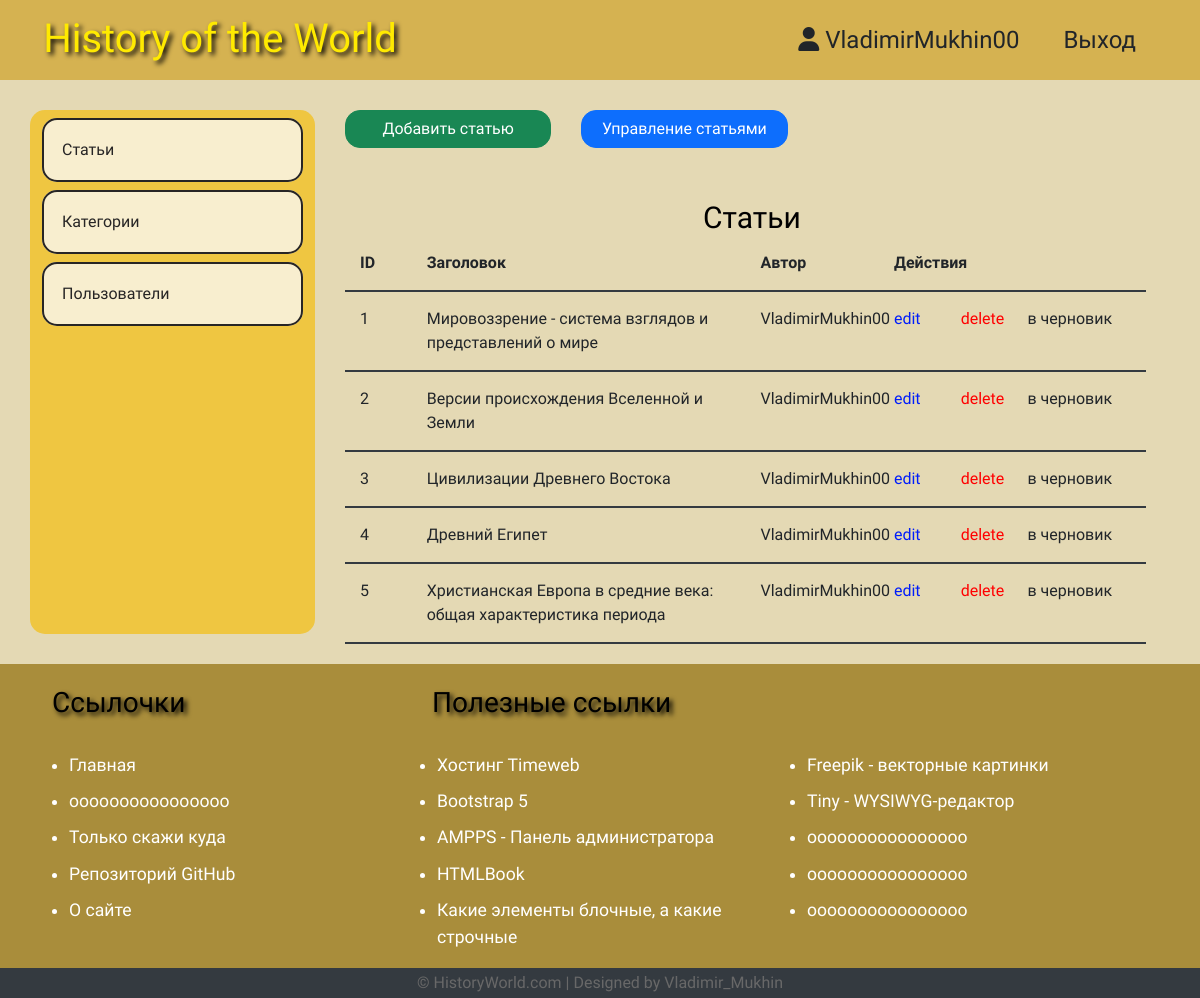
Page /admin/posts/index.php (signed in) on the committed database.
### tables this page shows
CREATE TABLE `posts` (
  `id` int NOT NULL,
  `id_user` int NOT NULL,
  `title` varchar(255) NOT NULL,
  `img` varchar(255) NOT NULL,
  `content` text NOT NULL,
  `status` tinyint NOT NULL,
  `id_category` int DEFAULT NULL,
  `created_date` datetime NOT NULL DEFAULT CURRENT_TIMESTAMP
);

CREATE TABLE `users` (
  `id` int NOT NULL,
  `admin` tinyint NOT NULL,
  `username` varchar(255) NOT NULL,
  `email` varchar(255) NOT NULL,
  `password` varchar(255) NOT NULL,
  `created` timestamp NOT NULL DEFAULT CURRENT_TIMESTAMP
);

### app/database/db.php (called while the page is built, shortened)
<?php
require('connect.php');
function dbCheckError($query){
    $errInfo = $query->errorInfo();
    return true;
}
function selectAllFromPostsWithUsers($table1, $table2){
    global $pdo;
    $sql = "SELECT
    t1.id,
    t1.title,
    t1.img,
    t1.content,
    t1.status,
    t1.id_category,
    t1.created_date,
    t2.username
    FROM $table1 AS t1 JOIN $table2 AS t2 ON t1.id_user = t2.id";
    $query = $pdo->prepare($sql);
    $query->execute();
    return $query->fetchAll();
}

### app/controllers/posts.php (called while the page is built, shortened)
<?php
include SITE_ROOT . "/app/database/db.php";
$postsAdm = selectAllFromPostsWithUsers('posts', 'users');

### admin/posts/index.php (the view, shortened to what this page needs)
<?php
        include "../../app/controllers/posts.php";
?>
<!doctype html>
<html lang="ru">
  <head>
    <link href="https://cdn.jsdelivr.net/npm/bootstrap@5.0.1/dist/css/bootstrap.min.css" rel="stylesheet">
    <link rel="stylesheet" href="../../assets/css/admin.css">
  </head>
  <body>
    <?php
    include("../../app/include/header-admin.php");
    ?>
    <div class="container">
        <?php include('../../app/include/sitebar-admin.php'); ?>
            <div class="posts col-9">
                <div class="buttom row">
                    <a href="<?php echo BASE_URL . 'admin/posts/create.php';?>" class="col-3 btn btn-success">Добавить статью</a>
                    <a href="<?php echo BASE_URL . 'admin/posts/index.php';?>" class="col-3 btn btn-primary">Управление статьями</a>
                </div>
                <div class="row tabl">
                    <div class="row title-table">
                        <h2 class="tt">Cтатьи</h2>
                        <div class="col-1">ID</div>
                        <div class="col-5">Заголовок</div>
                        <div class="col-2">Автор</div>
                        <div class="col-4">Действия</div>
                    </div>
                    <?php foreach($postsAdm as $key => $post): ?>
                    <div class="row post">
                        <div class="id col-1"><?=$key + 1; ?></div>
                        <div class="title col-5"><?=$post['title']; ?></div>
                        <div class="autor col-2"><?=$post['username']; ?></div>
                        <div class="red col-1"><a href="edit.php?id=<?=$post['id'];?>">edit</a></div>
                        <div class="del col-1"><a href="edit.php?delete_id=<?=$post['id'];?>">delete</a></div>
                        <?php if ($post['status']): ?>
                            <div class="status col-2"><a href="edit.php?publish=0 & pub_id=<?=$post['id'];?>">в черновик</a></div>
                        <?php else: ?>
                            <div class="status col-2"><a href="edit.php?publish=1 & pub_id=<?=$post['id'];?>">опубликовать</a></div>
                        <?php endif; ?>
                    </div>
                    <?php endforeach; ?>
                </div>
            </div>
        </div>
    </div>
    <?php
    include("../../app/include/footer-admin.php");
    ?>
  </body>
</html>

### assets/css/admin.css (style rules this page uses)
* { font-family: "Carlito", sans-serif; }
h1, h2, h3, h4, h5, h6 { color:rgb(237, 104, 9); }
body { background:rgb(228, 217, 180); }
a { text-decoration: none; color: inherit; }
h2.tt { color: black; font-size: 30px; font-weight: 500; margin: 2rem 0 0 0.4rem; text-align: center; }
.posts { margin-top: 30px; padding-left: 42px; }
.posts .btn { border-radius: 15px; }
.posts .btn + .btn { margin-left: 30px; }
.posts div.tabl { margin-top: 20px; margin-bottom: 20px; }
.posts .title-table div { padding: 15px; text-align: left; border-bottom: 2px solid #343a40; font-weight: bold; }
.posts .post div { padding: 15px; text-align: left; border-bottom: 2px solid #343a40; }
.posts .post .red { color: hsl(233, 100%, 49%); }
.posts .post .del { color: red; }

### rows in the picture
posts: title "Мировоззрение - система взглядов и представлений о мире", id_user.username "VladimirMukhin00"
posts: title "Версии происхождения Вселенной и Земли", id_user.username "VladimirMukhin00"
posts: title "Цивилизации Древнего Востока", id_user.username "VladimirMukhin00"
posts: title "Древний Египет", id_user.username "VladimirMukhin00"
posts: title "Христианская Европа в средние века: общая характеристика периода", id_user.username "VladimirMukhin00"

### other values in the picture
$_SESSION['login'] "VladimirMukhin00"
